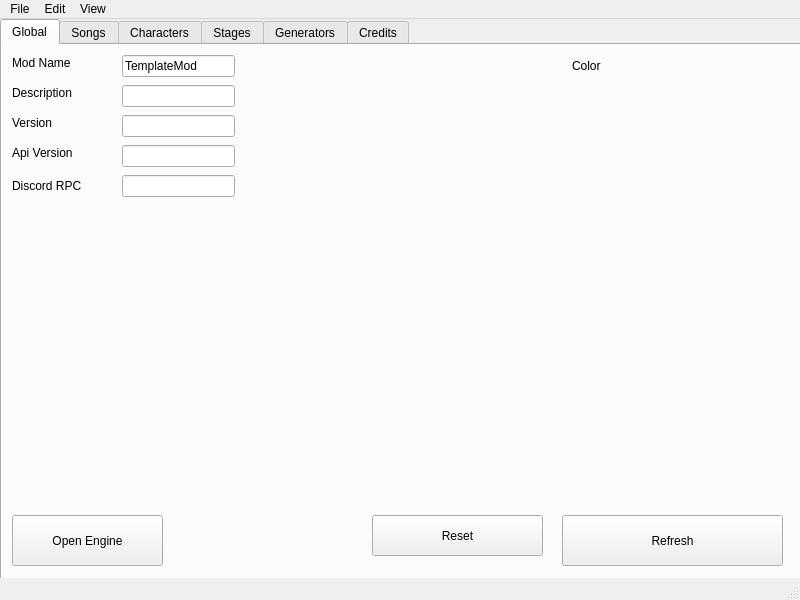
<?xml version="1.0" encoding="UTF-8"?>
<ui version="4.0">
 <class>MainWindow</class>
 <widget class="QMainWindow" name="MainWindow">
  <property name="geometry">
   <rect>
    <x>0</x>
    <y>0</y>
    <width>800</width>
    <height>600</height>
   </rect>
  </property>
  <property name="windowTitle">
   <string>MainWindow</string>
  </property>
  <widget class="QWidget" name="centralwidget">
   <widget class="QTabWidget" name="tabWidget">
    <property name="geometry">
     <rect>
      <x>0</x>
      <y>0</y>
      <width>801</width>
      <height>561</height>
     </rect>
    </property>
    <property name="currentIndex">
     <number>0</number>
    </property>
    <widget class="QWidget" name="tab_5">
     <attribute name="title">
      <string>Global</string>
     </attribute>
     <widget class="QPushButton" name="global_refresh_button">
      <property name="geometry">
       <rect>
        <x>560</x>
        <y>470</y>
        <width>221</width>
        <height>51</height>
       </rect>
      </property>
      <property name="text">
       <string>Refresh</string>
      </property>
     </widget>
     <widget class="QPushButton" name="global_reset_button">
      <property name="geometry">
       <rect>
        <x>370</x>
        <y>470</y>
        <width>171</width>
        <height>41</height>
       </rect>
      </property>
      <property name="text">
       <string>Reset</string>
      </property>
     </widget>
     <widget class="QLabel" name="global_name_label">
      <property name="geometry">
       <rect>
        <x>10</x>
        <y>10</y>
        <width>101</width>
        <height>16</height>
       </rect>
      </property>
      <property name="text">
       <string>Mod Name</string>
      </property>
      <property name="buddy">
       <cstring>global_name_line_edit</cstring>
      </property>
     </widget>
     <widget class="QLineEdit" name="global_name_line_edit">
      <property name="geometry">
       <rect>
        <x>120</x>
        <y>10</y>
        <width>113</width>
        <height>22</height>
       </rect>
      </property>
      <property name="text">
       <string>TemplateMod</string>
      </property>
     </widget>
     <widget class="QLabel" name="global_desc_label">
      <property name="geometry">
       <rect>
        <x>10</x>
        <y>40</y>
        <width>101</width>
        <height>16</height>
       </rect>
      </property>
      <property name="text">
       <string>Description</string>
      </property>
      <property name="buddy">
       <cstring>global_desc_line_edit</cstring>
      </property>
     </widget>
     <widget class="QLineEdit" name="global_desc_line_edit">
      <property name="geometry">
       <rect>
        <x>120</x>
        <y>40</y>
        <width>113</width>
        <height>22</height>
       </rect>
      </property>
     </widget>
     <widget class="QLabel" name="label_6">
      <property name="geometry">
       <rect>
        <x>570</x>
        <y>10</y>
        <width>181</width>
        <height>21</height>
       </rect>
      </property>
      <property name="text">
       <string>Color</string>
      </property>
     </widget>
     <widget class="QLabel" name="global_version_label">
      <property name="geometry">
       <rect>
        <x>10</x>
        <y>70</y>
        <width>71</width>
        <height>16</height>
       </rect>
      </property>
      <property name="text">
       <string>Version</string>
      </property>
      <property name="buddy">
       <cstring>global_version_line_edit</cstring>
      </property>
     </widget>
     <widget class="QLabel" name="global_api_label">
      <property name="geometry">
       <rect>
        <x>10</x>
        <y>100</y>
        <width>71</width>
        <height>16</height>
       </rect>
      </property>
      <property name="text">
       <string>Api Version</string>
      </property>
      <property name="buddy">
       <cstring>global_api_line_edit</cstring>
      </property>
     </widget>
     <widget class="QLabel" name="global_discordrpc_label">
      <property name="geometry">
       <rect>
        <x>10</x>
        <y>130</y>
        <width>81</width>
        <height>21</height>
       </rect>
      </property>
      <property name="text">
       <string>Discord RPC</string>
      </property>
      <property name="buddy">
       <cstring>global_discordrpc_line_edit</cstring>
      </property>
     </widget>
     <widget class="QLineEdit" name="global_version_line_edit">
      <property name="geometry">
       <rect>
        <x>120</x>
        <y>70</y>
        <width>113</width>
        <height>22</height>
       </rect>
      </property>
     </widget>
     <widget class="QLineEdit" name="global_api_line_edit">
      <property name="geometry">
       <rect>
        <x>120</x>
        <y>100</y>
        <width>113</width>
        <height>22</height>
       </rect>
      </property>
     </widget>
     <widget class="QLineEdit" name="global_discordrpc_line_edit">
      <property name="geometry">
       <rect>
        <x>120</x>
        <y>130</y>
        <width>113</width>
        <height>22</height>
       </rect>
      </property>
     </widget>
     <widget class="QPushButton" name="global_openengine_button">
      <property name="geometry">
       <rect>
        <x>10</x>
        <y>470</y>
        <width>151</width>
        <height>51</height>
       </rect>
      </property>
      <property name="text">
       <string>Open Engine</string>
      </property>
     </widget>
    </widget>
    <widget class="QWidget" name="tab">
     <attribute name="title">
      <string>Songs</string>
     </attribute>
     <widget class="QPushButton" name="pushButton_21">
      <property name="geometry">
       <rect>
        <x>10</x>
        <y>10</y>
        <width>181</width>
        <height>51</height>
       </rect>
      </property>
      <property name="text">
       <string>Port VSlice (.fnfc, .json)</string>
      </property>
     </widget>
     <widget class="QPushButton" name="pushButton_22">
      <property name="geometry">
       <rect>
        <x>10</x>
        <y>70</y>
        <width>181</width>
        <height>41</height>
       </rect>
      </property>
      <property name="text">
       <string>Port Codename (.json)</string>
      </property>
     </widget>
     <widget class="QPushButton" name="pushButton_23">
      <property name="geometry">
       <rect>
        <x>10</x>
        <y>120</y>
        <width>181</width>
        <height>41</height>
       </rect>
      </property>
      <property name="text">
       <string>Port Psych (.json)</string>
      </property>
     </widget>
     <widget class="QLabel" name="label_11">
      <property name="geometry">
       <rect>
        <x>190</x>
        <y>10</y>
        <width>81</width>
        <height>21</height>
       </rect>
      </property>
      <property name="text">
       <string>Internal Name</string>
      </property>
      <property name="buddy">
       <cstring>lineEdit_7</cstring>
      </property>
     </widget>
     <widget class="QLabel" name="label_12">
      <property name="geometry">
       <rect>
        <x>200</x>
        <y>40</y>
        <width>81</width>
        <height>16</height>
       </rect>
      </property>
      <property name="text">
       <string>Visible Name</string>
      </property>
      <property name="buddy">
       <cstring>lineEdit_8</cstring>
      </property>
     </widget>
     <widget class="QLabel" name="label_13">
      <property name="geometry">
       <rect>
        <x>200</x>
        <y>70</y>
        <width>91</width>
        <height>16</height>
       </rect>
      </property>
      <property name="text">
       <string>Opponent</string>
      </property>
      <property name="buddy">
       <cstring>lineEdit_9</cstring>
      </property>
     </widget>
     <widget class="QLabel" name="label_14">
      <property name="geometry">
       <rect>
        <x>200</x>
        <y>100</y>
        <width>81</width>
        <height>16</height>
       </rect>
      </property>
      <property name="text">
       <string>Player</string>
      </property>
      <property name="buddy">
       <cstring>lineEdit_10</cstring>
      </property>
     </widget>
     <widget class="QLabel" name="label_15">
      <property name="geometry">
       <rect>
        <x>200</x>
        <y>130</y>
        <width>81</width>
        <height>16</height>
       </rect>
      </property>
      <property name="text">
       <string>Stage</string>
      </property>
      <property name="buddy">
       <cstring>lineEdit_11</cstring>
      </property>
     </widget>
     <widget class="QLineEdit" name="lineEdit_7">
      <property name="geometry">
       <rect>
        <x>280</x>
        <y>10</y>
        <width>113</width>
        <height>22</height>
       </rect>
      </property>
     </widget>
     <widget class="QLineEdit" name="lineEdit_8">
      <property name="geometry">
       <rect>
        <x>280</x>
        <y>40</y>
        <width>113</width>
        <height>22</height>
       </rect>
      </property>
     </widget>
     <widget class="QLineEdit" name="lineEdit_9">
      <property name="geometry">
       <rect>
        <x>280</x>
        <y>70</y>
        <width>113</width>
        <height>22</height>
       </rect>
      </property>
     </widget>
     <widget class="QLineEdit" name="lineEdit_10">
      <property name="geometry">
       <rect>
        <x>280</x>
        <y>100</y>
        <width>113</width>
        <height>22</height>
       </rect>
      </property>
     </widget>
     <widget class="QLineEdit" name="lineEdit_11">
      <property name="geometry">
       <rect>
        <x>280</x>
        <y>130</y>
        <width>113</width>
        <height>22</height>
       </rect>
      </property>
     </widget>
     <widget class="QPushButton" name="pushButton_25">
      <property name="geometry">
       <rect>
        <x>580</x>
        <y>470</y>
        <width>211</width>
        <height>61</height>
       </rect>
      </property>
      <property name="text">
       <string>Save</string>
      </property>
     </widget>
    </widget>
    <widget class="QWidget" name="tab_2">
     <attribute name="title">
      <string>Characters</string>
     </attribute>
     <widget class="QPushButton" name="pushButton_14">
      <property name="geometry">
       <rect>
        <x>10</x>
        <y>10</y>
        <width>141</width>
        <height>31</height>
       </rect>
      </property>
      <property name="text">
       <string>Port from Psych (.json)</string>
      </property>
     </widget>
     <widget class="QPushButton" name="pushButton_15">
      <property name="geometry">
       <rect>
        <x>10</x>
        <y>40</y>
        <width>141</width>
        <height>31</height>
       </rect>
      </property>
      <property name="text">
       <string>Port from VSlice (.json)</string>
      </property>
     </widget>
     <widget class="QWidget" name="widget" native="true">
      <property name="geometry">
       <rect>
        <x>180</x>
        <y>10</y>
        <width>601</width>
        <height>521</height>
       </rect>
      </property>
     </widget>
     <widget class="QPushButton" name="pushButton_16">
      <property name="geometry">
       <rect>
        <x>10</x>
        <y>70</y>
        <width>141</width>
        <height>31</height>
       </rect>
      </property>
      <property name="text">
       <string>Save</string>
      </property>
     </widget>
     <widget class="QPushButton" name="pushButton_19">
      <property name="geometry">
       <rect>
        <x>10</x>
        <y>110</y>
        <width>141</width>
        <height>31</height>
       </rect>
      </property>
      <property name="text">
       <string>Open Engine Preview</string>
      </property>
     </widget>
    </widget>
    <widget class="QWidget" name="tab_3">
     <attribute name="title">
      <string>Stages</string>
     </attribute>
     <widget class="QPushButton" name="pushButton_9">
      <property name="geometry">
       <rect>
        <x>10</x>
        <y>70</y>
        <width>191</width>
        <height>31</height>
       </rect>
      </property>
      <property name="text">
       <string>See Preview</string>
      </property>
     </widget>
     <widget class="QPushButton" name="pushButton_10">
      <property name="geometry">
       <rect>
        <x>10</x>
        <y>10</y>
        <width>191</width>
        <height>31</height>
       </rect>
      </property>
      <property name="text">
       <string>Port From Psych (.json)</string>
      </property>
     </widget>
     <widget class="QPushButton" name="pushButton_11">
      <property name="geometry">
       <rect>
        <x>10</x>
        <y>40</y>
        <width>191</width>
        <height>31</height>
       </rect>
      </property>
      <property name="text">
       <string>Port From VSlice (.fnfs,.json)</string>
      </property>
     </widget>
     <widget class="QPushButton" name="pushButton_12">
      <property name="geometry">
       <rect>
        <x>600</x>
        <y>490</y>
        <width>191</width>
        <height>31</height>
       </rect>
      </property>
      <property name="text">
       <string>Save</string>
      </property>
     </widget>
     <widget class="QPushButton" name="pushButton_13">
      <property name="geometry">
       <rect>
        <x>10</x>
        <y>100</y>
        <width>191</width>
        <height>31</height>
       </rect>
      </property>
      <property name="text">
       <string>Open a Existent Stage</string>
      </property>
     </widget>
     <widget class="QPushButton" name="pushButton_8">
      <property name="geometry">
       <rect>
        <x>10</x>
        <y>130</y>
        <width>191</width>
        <height>31</height>
       </rect>
      </property>
      <property name="text">
       <string>Open Editor</string>
      </property>
     </widget>
     <widget class="QLabel" name="label_10">
      <property name="geometry">
       <rect>
        <x>220</x>
        <y>10</y>
        <width>91</width>
        <height>31</height>
       </rect>
      </property>
      <property name="text">
       <string>Name</string>
      </property>
      <property name="buddy">
       <cstring>lineEdit_4</cstring>
      </property>
     </widget>
     <widget class="QLineEdit" name="lineEdit_4">
      <property name="geometry">
       <rect>
        <x>330</x>
        <y>10</y>
        <width>131</width>
        <height>21</height>
       </rect>
      </property>
     </widget>
    </widget>
    <widget class="QWidget" name="tab_4">
     <attribute name="title">
      <string>Generators</string>
     </attribute>
     <widget class="QLabel" name="label">
      <property name="geometry">
       <rect>
        <x>30</x>
        <y>0</y>
        <width>141</width>
        <height>51</height>
       </rect>
      </property>
      <property name="text">
       <string>VSLICE</string>
      </property>
     </widget>
     <widget class="QLabel" name="label_2">
      <property name="geometry">
       <rect>
        <x>230</x>
        <y>0</y>
        <width>181</width>
        <height>51</height>
       </rect>
      </property>
      <property name="text">
       <string>PSYCH</string>
      </property>
     </widget>
     <widget class="QLabel" name="label_3">
      <property name="geometry">
       <rect>
        <x>510</x>
        <y>10</y>
        <width>231</width>
        <height>51</height>
       </rect>
      </property>
      <property name="text">
       <string>CODENAME</string>
      </property>
     </widget>
     <widget class="QPushButton" name="pushButton">
      <property name="geometry">
       <rect>
        <x>10</x>
        <y>60</y>
        <width>171</width>
        <height>51</height>
       </rect>
      </property>
      <property name="text">
       <string>Album</string>
      </property>
     </widget>
     <widget class="QPushButton" name="pushButton_2">
      <property name="geometry">
       <rect>
        <x>10</x>
        <y>120</y>
        <width>171</width>
        <height>61</height>
       </rect>
      </property>
      <property name="text">
       <string>Playable Character</string>
      </property>
     </widget>
     <widget class="QPushButton" name="pushButton_3">
      <property name="geometry">
       <rect>
        <x>10</x>
        <y>190</y>
        <width>171</width>
        <height>61</height>
       </rect>
      </property>
      <property name="text">
       <string>Sticker Pack</string>
      </property>
     </widget>
     <widget class="QPushButton" name="pushButton_4">
      <property name="geometry">
       <rect>
        <x>490</x>
        <y>60</y>
        <width>261</width>
        <height>61</height>
       </rect>
      </property>
      <property name="text">
       <string>Week</string>
      </property>
     </widget>
     <widget class="QPushButton" name="pushButton_5">
      <property name="geometry">
       <rect>
        <x>490</x>
        <y>130</y>
        <width>261</width>
        <height>51</height>
       </rect>
      </property>
      <property name="text">
       <string>Advanced Icon</string>
      </property>
     </widget>
     <widget class="QPushButton" name="pushButton_6">
      <property name="geometry">
       <rect>
        <x>210</x>
        <y>60</y>
        <width>221</width>
        <height>51</height>
       </rect>
      </property>
      <property name="text">
       <string>Custom Setting</string>
      </property>
     </widget>
     <widget class="QPushButton" name="pushButton_7">
      <property name="geometry">
       <rect>
        <x>210</x>
        <y>120</y>
        <width>221</width>
        <height>61</height>
       </rect>
      </property>
      <property name="text">
       <string>Custom Achievements</string>
      </property>
     </widget>
     <widget class="QPushButton" name="pushButton_24">
      <property name="geometry">
       <rect>
        <x>10</x>
        <y>260</y>
        <width>171</width>
        <height>51</height>
       </rect>
      </property>
      <property name="text">
       <string>Week</string>
      </property>
     </widget>
    </widget>
    <widget class="QWidget" name="tab_6">
     <attribute name="title">
      <string>Credits</string>
     </attribute>
     <widget class="QTableView" name="tableView">
      <property name="geometry">
       <rect>
        <x>180</x>
        <y>10</y>
        <width>611</width>
        <height>511</height>
       </rect>
      </property>
     </widget>
     <widget class="QPushButton" name="pushButton_26">
      <property name="geometry">
       <rect>
        <x>0</x>
        <y>10</y>
        <width>131</width>
        <height>31</height>
       </rect>
      </property>
      <property name="text">
       <string>Add Credit</string>
      </property>
     </widget>
     <widget class="QPushButton" name="pushButton_27">
      <property name="geometry">
       <rect>
        <x>10</x>
        <y>490</y>
        <width>111</width>
        <height>31</height>
       </rect>
      </property>
      <property name="text">
       <string>Save</string>
      </property>
     </widget>
    </widget>
   </widget>
  </widget>
  <widget class="QMenuBar" name="menubar">
   <property name="geometry">
    <rect>
     <x>0</x>
     <y>0</y>
     <width>800</width>
     <height>22</height>
    </rect>
   </property>
   <widget class="QMenu" name="menuFile">
    <property name="title">
     <string>File</string>
    </property>
    <addaction name="file_openMod"/>
    <addaction name="file_recentMod"/>
    <addaction name="file_newMod"/>
   </widget>
   <widget class="QMenu" name="menuEdit">
    <property name="title">
     <string>Edit</string>
    </property>
   </widget>
   <widget class="QMenu" name="menuView">
    <property name="title">
     <string>View</string>
    </property>
   </widget>
   <addaction name="menuFile"/>
   <addaction name="menuEdit"/>
   <addaction name="menuView"/>
  </widget>
  <widget class="QStatusBar" name="statusbar"/>
  <action name="file_openMod">
   <property name="text">
    <string>Open a Mod Folder</string>
   </property>
  </action>
  <action name="file_recentMod">
   <property name="text">
    <string>Recents Mods</string>
   </property>
  </action>
  <action name="file_newMod">
   <property name="text">
    <string>New Mod Folder</string>
   </property>
  </action>
 </widget>
 <resources/>
 <connections/>
</ui>
